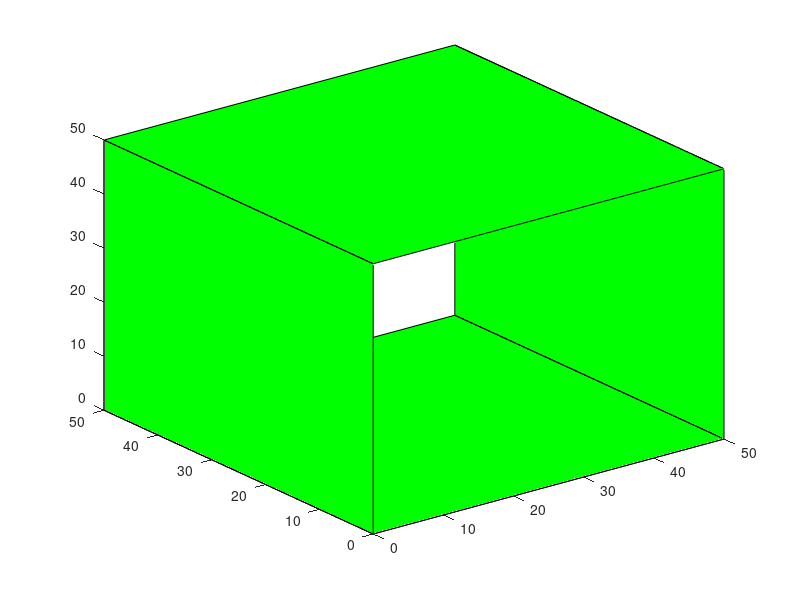

This figure's MATLAB source:
clear all;
close all;

v = [0 0 0; 0 50 0; 50 50 0; 50 0 0; 0 0 50; 0 50 50; 50 50 50; 50 0 50; 0 0 0; 0 0 50; 0 50 50; 0 50 0; 50 0 0; 50 0 50; 50 50 50; 50 50 0];
f = [1 2 3 4; 5 6 7 8; 9 10 11 12; 13 14 15 16];
patch('Faces',f,'Vertices',v,'FaceColor','green')
view(3)